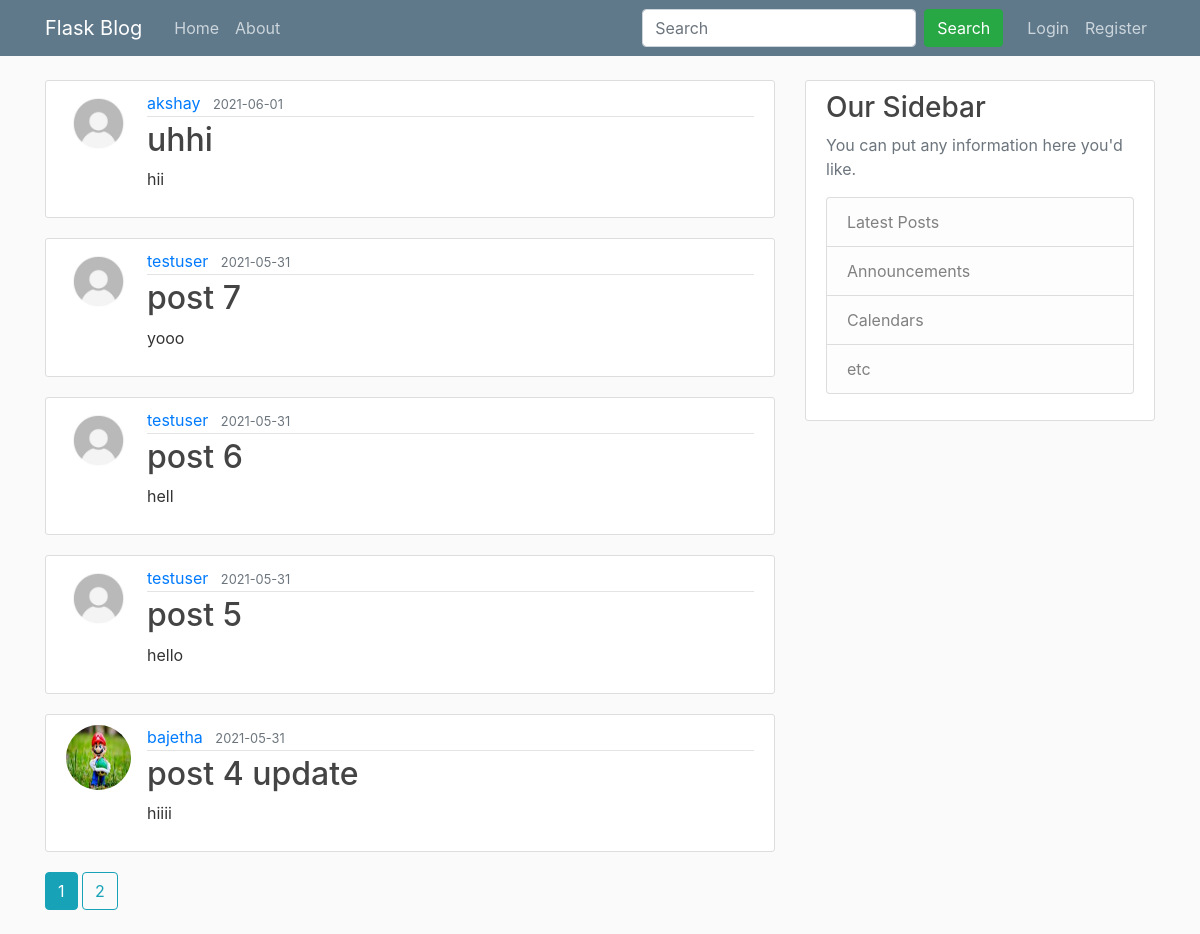
The page /home on the database its author committed.
### blog/models.py (models this page shows, shortened)
class Post(db.Model):
    id = db.Column(db.Integer, primary_key=True)
    title = db.Column(db.String(100), nullable=False)
    date_posted = db.Column(db.DateTime, nullable=False, default=datetime.utcnow)
    content = db.Column(db.Text, nullable=False)
    user_id = db.Column(db.Integer, db.ForeignKey('user.id'), nullable=False)

class User(db.Model, UserMixin):
    id = db.Column(db.Integer, primary_key=True)
    username = db.Column(db.String(20), unique=True, nullable=False)
    email = db.Column(db.String(120), unique=True, nullable=False)
    image_file = db.Column(db.String(20), nullable=False, default='default.jpg')
    password = db.Column(db.String(60), nullable=False)
    posts = db.relationship('Post', backref='author', lazy=True)

### blog/main/routes.py (the view)
@main.route('/')
@main.route('/home')
def home():
    page = request.args.get('page', 1, type=int)
    q = request.args.get('q')
    if q:
        posts = Post.query.filter(Post.title.contains(q) | (Post.content.contains(q))).\
            order_by(Post.date_posted.desc()).paginate(page=page, per_page=5)
    else:
        posts = Post.query.order_by(Post.date_posted.desc()).paginate(page=page, per_page=5)
    return render_template('home.html', posts=posts)

### blog/templates/home.html (shortened to what this page needs)
{% extends 'layout.html' %}
{% block content %}
    {% for post in posts.items %}
        <article class="media content-section">
            <img class="rounded-circle article-img" src="{{ url_for('static', filename='profile_pic/' + post.author.image_file) }}">
            <div class="media-body">
                <div class="article-metadata">
                    <a class="mr-2" href="{{ url_for('users.user_posts', username=post.author.username) }}">{{ post.author.username }}</a>
                    <small class="text-muted">{{ post.date_posted.strftime('%Y-%m-%d') }}</small>
                </div>
                <h2><a class="article-title" href="{{ url_for('posts.post', post_id=post.id) }}">{{ post.title }}</a></h2>
                <p class="article-content">{{ post.content }}</p>
            </div>
        </article>
    {% endfor %}
    {% for page_num in posts.iter_pages(left_edge=1, right_edge=1, left_current=1, right_current=2) %}
        {% if page_num %}
            {% if posts.page == page_num %}
                <a class="btn btn-info mb-4" href="{{ url_for('main.home', page=page_num) }}">{{ page_num }}</a>
            {% else %}
                <a class="btn btn-outline-info mb-4" href="{{ url_for('main.home', page=page_num) }}">{{ page_num }}</a>
            {% endif %}
        {% else %}
            ...
        {% endif %}
    {% endfor %}
{% endblock content %}

### blog/templates/layout.html (shortened to what this page needs)
<!DOCTYPE html>
<html>
<head>
    <link rel="stylesheet" href="https://maxcdn.bootstrapcdn.com/bootstrap/4.0.0/css/bootstrap.min.css">
    <link rel="stylesheet" type="text/css" href="{{ url_for('static', filename='main.css') }}">
</head>
<body>
    <header class="site-header">
      <nav class="navbar navbar-expand-md navbar-dark bg-steel fixed-top">
        <div class="container">
          <a class="navbar-brand mr-4" href="/">Flask Blog</a>
          <div class="collapse navbar-collapse" id="navbarToggle">
            <div class="navbar-nav mr-auto">
              <a class="nav-item nav-link" href="{{ url_for('main.home') }}">Home</a>
              <a class="nav-item nav-link" href="{{ url_for('main.about') }}">About</a>
            </div>
          <form class="form-inline mr-3" method="get">
              <input class="form-control mr-sm-2" name="q" type="search" placeholder="Search" aria-label="Search" required>
              <button class="btn btn-success my-2 my-sm-0" type="submit">Search</button>
          </form>
            <div class="navbar-nav">
                {% if current_user.is_authenticated %}
                    <a class="nav-item nav-link" href="{{ url_for('posts.new_post') }}">New Post</a>
                    <a class="nav-item nav-link" href="{{ url_for('users.account') }}">Account</a>
                    <a class="nav-item nav-link" href="{{ url_for('users.logout') }}">Logout</a>
                {% else %}
                    <a class="nav-item nav-link" href="{{ url_for('users.login') }}">Login</a>
                    <a class="nav-item nav-link" href="{{ url_for('users.register') }}">Register</a>
                {% endif %}
            </div>
          </div>
        </div>
      </nav>
    </header>
    <main role="main" class="container">
      <div class="row">
        <div class="col-md-8">
            {% block content %}{% endblock %}
        </div>
        <div class="col-md-4">
          <div class="content-section">
            <h3>Our Sidebar</h3>
            <p class='text-muted'>You can put any information here you'd like.
              <ul class="list-group">
                <li class="list-group-item list-group-item-light">Latest Posts</li>
                <li class="list-group-item list-group-item-light">Announcements</li>
                <li class="list-group-item list-group-item-light">Calendars</li>
                <li class="list-group-item list-group-item-light">etc</li>
              </ul>
            </p>
          </div>
        </div>
      </div>
    </main>
</body>
</html>

### blog/static/main.css (style rules this page uses)
body { background: #fafafa; color: #333333; margin-top: 5rem; }
h1, h2, h3, h4, h5, h6 { color: #444444; }
.bg-steel { background-color: #5f788a; }
.site-header .navbar-nav .nav-link { color: #cbd5db; }
.content-section { background: #ffffff; padding: 10px 20px; border: 1px solid #dddddd; border-radius: 3px; margin-bottom: 20px; }
.article-title { color: #444444; }
.article-content { white-space: pre-line; }
.article-img { height: 65px; width: 65px; margin-right: 16px; }
.article-metadata { padding-bottom: 1px; margin-bottom: 4px; border-bottom: 1px solid #e3e3e3 }

### rows shown on the page
Post: image_file (placeholder picture), author.username "akshay", date_posted "2021-06-01", title "uhhi", content "hii"
Post: image_file (placeholder picture), author.username "testuser", date_posted "2021-05-31", title "post 7", content "yooo"
Post: image_file (placeholder picture), author.username "testuser", date_posted "2021-05-31", title "post 6", content "hell"
Post: image_file (placeholder picture), author.username "testuser", date_posted "2021-05-31", title "post 5", content "hello"
Post: image_file (picture), author.username "bajetha", date_posted "2021-05-31", title "post 4 update", content "hiiii"

### other values the page prints
{{ page_num }} "1"
{{ page_num }} "2"
